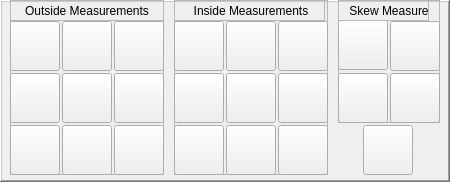
         <widget class="QFrame" name="frame_measured_values">
          <property name="geometry">
           <rect>
            <x>0</x>
            <y>0</y>
            <width>450</width>
            <height>182</height>
           </rect>
          </property>
          <property name="frameShape">
           <enum>QFrame::WinPanel</enum>
          </property>
          <property name="frameShadow">
           <enum>QFrame::Raised</enum>
          </property>
          <widget class="QFrame" name="frame_outside_measure">
           <property name="geometry">
            <rect>
             <x>10</x>
             <y>0</y>
             <width>154</width>
             <height>175</height>
            </rect>
           </property>
           <property name="frameShape">
            <enum>QFrame::StyledPanel</enum>
           </property>
           <property name="frameShadow">
            <enum>QFrame::Raised</enum>
           </property>
           <widget class="PushButton" name="pbtn_outside_xpyp">
            <property name="geometry">
             <rect>
              <x>0</x>
              <y>125</y>
              <width>50</width>
              <height>50</height>
             </rect>
            </property>
            <property name="text">
             <string/>
            </property>
            <property name="icon">
             <iconset>
              <normaloff>../x1Probing/x1Probe_icons/outside_7.png</normaloff>../x1Probing/x1Probe_icons/outside_7.png</iconset>
            </property>
            <property name="iconSize">
             <size>
              <width>48</width>
              <height>48</height>
             </size>
            </property>
            <property name="checkable">
             <bool>false</bool>
            </property>
            <property name="checked">
             <bool>false</bool>
            </property>
            <property name="indicator_option" stdset="0">
             <bool>false</bool>
            </property>
           </widget>
           <widget class="PushButton" name="pbtn_outside_xpym">
            <property name="geometry">
             <rect>
              <x>0</x>
              <y>21</y>
              <width>50</width>
              <height>50</height>
             </rect>
            </property>
            <property name="text">
             <string/>
            </property>
            <property name="icon">
             <iconset>
              <normaloff>../x1Probing/x1Probe_icons/outside_1.png</normaloff>../x1Probing/x1Probe_icons/outside_1.png</iconset>
            </property>
            <property name="iconSize">
             <size>
              <width>48</width>
              <height>48</height>
             </size>
            </property>
            <property name="checkable">
             <bool>false</bool>
            </property>
            <property name="checked">
             <bool>false</bool>
            </property>
            <property name="indicator_option" stdset="0">
             <bool>false</bool>
            </property>
           </widget>
           <widget class="PushButton" name="pbtn_outside_xp">
            <property name="geometry">
             <rect>
              <x>0</x>
              <y>73</y>
              <width>50</width>
              <height>50</height>
             </rect>
            </property>
            <property name="text">
             <string/>
            </property>
            <property name="icon">
             <iconset>
              <normaloff>../x1Probing/x1Probe_icons/outside_4.png</normaloff>../x1Probing/x1Probe_icons/outside_4.png</iconset>
            </property>
            <property name="iconSize">
             <size>
              <width>48</width>
              <height>48</height>
             </size>
            </property>
            <property name="checkable">
             <bool>false</bool>
            </property>
            <property name="checked">
             <bool>false</bool>
            </property>
            <property name="indicator_option" stdset="0">
             <bool>false</bool>
            </property>
           </widget>
           <widget class="PushButton" name="pbtn_outside_yp">
            <property name="geometry">
             <rect>
              <x>52</x>
              <y>125</y>
              <width>50</width>
              <height>50</height>
             </rect>
            </property>
            <property name="text">
             <string/>
            </property>
            <property name="icon">
             <iconset>
              <normaloff>../x1Probing/x1Probe_icons/outside_8.png</normaloff>../x1Probing/x1Probe_icons/outside_8.png</iconset>
            </property>
            <property name="iconSize">
             <size>
              <width>48</width>
              <height>48</height>
             </size>
            </property>
            <property name="checkable">
             <bool>false</bool>
            </property>
            <property name="checked">
             <bool>false</bool>
            </property>
            <property name="indicator_option" stdset="0">
             <bool>false</bool>
            </property>
           </widget>
           <widget class="PushButton" name="pbtn_outside_ym">
            <property name="geometry">
             <rect>
              <x>52</x>
              <y>21</y>
              <width>50</width>
              <height>50</height>
             </rect>
            </property>
            <property name="text">
             <string/>
            </property>
            <property name="icon">
             <iconset>
              <normaloff>../x1Probing/x1Probe_icons/outside_2.png</normaloff>../x1Probing/x1Probe_icons/outside_2.png</iconset>
            </property>
            <property name="iconSize">
             <size>
              <width>48</width>
              <height>48</height>
             </size>
            </property>
            <property name="checkable">
             <bool>false</bool>
            </property>
            <property name="checked">
             <bool>false</bool>
            </property>
            <property name="indicator_option" stdset="0">
             <bool>false</bool>
            </property>
           </widget>
           <widget class="PushButton" name="pbtn_outside_center">
            <property name="geometry">
             <rect>
              <x>52</x>
              <y>73</y>
              <width>50</width>
              <height>50</height>
             </rect>
            </property>
            <property name="font">
             <font>
              <pointsize>8</pointsize>
             </font>
            </property>
            <property name="text">
             <string/>
            </property>
            <property name="icon">
             <iconset>
              <normaloff>../x1Probing/x1Probe_icons/outside_5.png</normaloff>../x1Probing/x1Probe_icons/outside_5.png</iconset>
            </property>
            <property name="iconSize">
             <size>
              <width>48</width>
              <height>48</height>
             </size>
            </property>
            <property name="checkable">
             <bool>false</bool>
            </property>
            <property name="checked">
             <bool>false</bool>
            </property>
            <property name="indicator_option" stdset="0">
             <bool>false</bool>
            </property>
           </widget>
           <widget class="PushButton" name="pbtn_outside_xmyp">
            <property name="geometry">
             <rect>
              <x>104</x>
              <y>125</y>
              <width>50</width>
              <height>50</height>
             </rect>
            </property>
            <property name="text">
             <string/>
            </property>
            <property name="icon">
             <iconset>
              <normaloff>../x1Probing/x1Probe_icons/outside_9.png</normaloff>../x1Probing/x1Probe_icons/outside_9.png</iconset>
            </property>
            <property name="iconSize">
             <size>
              <width>48</width>
              <height>48</height>
             </size>
            </property>
            <property name="checkable">
             <bool>false</bool>
            </property>
            <property name="checked">
             <bool>false</bool>
            </property>
            <property name="indicator_option" stdset="0">
             <bool>false</bool>
            </property>
           </widget>
           <widget class="PushButton" name="pbtn_outside_xmym">
            <property name="geometry">
             <rect>
              <x>104</x>
              <y>21</y>
              <width>50</width>
              <height>50</height>
             </rect>
            </property>
            <property name="text">
             <string/>
            </property>
            <property name="icon">
             <iconset>
              <normaloff>../x1Probing/x1Probe_icons/outside_3.png</normaloff>../x1Probing/x1Probe_icons/outside_3.png</iconset>
            </property>
            <property name="iconSize">
             <size>
              <width>48</width>
              <height>48</height>
             </size>
            </property>
            <property name="checkable">
             <bool>false</bool>
            </property>
            <property name="checked">
             <bool>false</bool>
            </property>
            <property name="indicator_option" stdset="0">
             <bool>false</bool>
            </property>
           </widget>
           <widget class="PushButton" name="pbtn_outside_xm">
            <property name="geometry">
             <rect>
              <x>104</x>
              <y>73</y>
              <width>50</width>
              <height>50</height>
             </rect>
            </property>
            <property name="text">
             <string/>
            </property>
            <property name="icon">
             <iconset>
              <normaloff>../x1Probing/x1Probe_icons/outside_6.png</normaloff>../x1Probing/x1Probe_icons/outside_6.png</iconset>
            </property>
            <property name="iconSize">
             <size>
              <width>48</width>
              <height>48</height>
             </size>
            </property>
            <property name="checkable">
             <bool>false</bool>
            </property>
            <property name="checked">
             <bool>false</bool>
            </property>
            <property name="indicator_option" stdset="0">
             <bool>false</bool>
            </property>
           </widget>
           <widget class="QFrame" name="frame_outside_label">
            <property name="geometry">
             <rect>
              <x>0</x>
              <y>0</y>
              <width>154</width>
              <height>21</height>
             </rect>
            </property>
            <property name="frameShape">
             <enum>QFrame::StyledPanel</enum>
            </property>
            <property name="frameShadow">
             <enum>QFrame::Raised</enum>
            </property>
            <widget class="QLabel" name="label_outside_measure">
             <property name="geometry">
              <rect>
               <x>0</x>
               <y>0</y>
               <width>154</width>
               <height>21</height>
              </rect>
             </property>
             <property name="text">
              <string>Outside Measurements</string>
             </property>
             <property name="alignment">
              <set>Qt::AlignCenter</set>
             </property>
            </widget>
           </widget>
          </widget>
          <widget class="QFrame" name="frame_skewed">
           <property name="geometry">
            <rect>
             <x>338</x>
             <y>0</y>
             <width>102</width>
             <height>123</height>
            </rect>
           </property>
           <property name="frameShape">
            <enum>QFrame::StyledPanel</enum>
           </property>
           <property name="frameShadow">
            <enum>QFrame::Raised</enum>
           </property>
           <widget class="PushButton" name="pbtn_skew_xp">
            <property name="geometry">
             <rect>
              <x>0</x>
              <y>20</y>
              <width>50</width>
              <height>50</height>
             </rect>
            </property>
            <property name="text">
             <string/>
            </property>
            <property name="icon">
             <iconset>
              <normaloff>../x1Probing/x1Probe_icons/skew_1.png</normaloff>../x1Probing/x1Probe_icons/skew_1.png</iconset>
            </property>
            <property name="iconSize">
             <size>
              <width>48</width>
              <height>48</height>
             </size>
            </property>
            <property name="checkable">
             <bool>false</bool>
            </property>
            <property name="checked">
             <bool>false</bool>
            </property>
            <property name="indicator_option" stdset="0">
             <bool>false</bool>
            </property>
           </widget>
           <widget class="PushButton" name="pbtn_skew_yp">
            <property name="geometry">
             <rect>
              <x>0</x>
              <y>73</y>
              <width>50</width>
              <height>50</height>
             </rect>
            </property>
            <property name="text">
             <string/>
            </property>
            <property name="icon">
             <iconset>
              <normaloff>../x1Probing/x1Probe_icons/skew_3.png</normaloff>../x1Probing/x1Probe_icons/skew_3.png</iconset>
            </property>
            <property name="iconSize">
             <size>
              <width>48</width>
              <height>48</height>
             </size>
            </property>
            <property name="checkable">
             <bool>false</bool>
            </property>
            <property name="checked">
             <bool>false</bool>
            </property>
            <property name="indicator_option" stdset="0">
             <bool>false</bool>
            </property>
           </widget>
           <widget class="PushButton" name="pbtn_skew_ym">
            <property name="geometry">
             <rect>
              <x>52</x>
              <y>21</y>
              <width>50</width>
              <height>50</height>
             </rect>
            </property>
            <property name="text">
             <string/>
            </property>
            <property name="icon">
             <iconset>
              <normaloff>../x1Probing/x1Probe_icons/skew_2.png</normaloff>../x1Probing/x1Probe_icons/skew_2.png</iconset>
            </property>
            <property name="iconSize">
             <size>
              <width>48</width>
              <height>48</height>
             </size>
            </property>
            <property name="checkable">
             <bool>false</bool>
            </property>
            <property name="checked">
             <bool>false</bool>
            </property>
            <property name="indicator_option" stdset="0">
             <bool>false</bool>
            </property>
           </widget>
           <widget class="PushButton" name="pbtn_skew_xm">
            <property name="geometry">
             <rect>
              <x>52</x>
              <y>73</y>
              <width>50</width>
              <height>50</height>
             </rect>
            </property>
            <property name="text">
             <string/>
            </property>
            <property name="icon">
             <iconset>
              <normaloff>../x1Probing/x1Probe_icons/skew_4-.png</normaloff>../x1Probing/x1Probe_icons/skew_4-.png</iconset>
            </property>
            <property name="iconSize">
             <size>
              <width>48</width>
              <height>48</height>
             </size>
            </property>
            <property name="checkable">
             <bool>false</bool>
            </property>
            <property name="checked">
             <bool>false</bool>
            </property>
            <property name="indicator_option" stdset="0">
             <bool>false</bool>
            </property>
           </widget>
           <widget class="QFrame" name="frame_skewed_label">
            <property name="geometry">
             <rect>
              <x>0</x>
              <y>0</y>
              <width>91</width>
              <height>21</height>
             </rect>
            </property>
            <property name="frameShape">
             <enum>QFrame::StyledPanel</enum>
            </property>
            <property name="frameShadow">
             <enum>QFrame::Raised</enum>
            </property>
            <widget class="QLabel" name="label_skewed_label">
             <property name="geometry">
              <rect>
               <x>0</x>
               <y>0</y>
               <width>102</width>
               <height>21</height>
              </rect>
             </property>
             <property name="text">
              <string>Skew Measure</string>
             </property>
             <property name="alignment">
              <set>Qt::AlignCenter</set>
             </property>
            </widget>
           </widget>
          </widget>
          <widget class="QFrame" name="frame_inside_measure">
           <property name="geometry">
            <rect>
             <x>174</x>
             <y>0</y>
             <width>154</width>
             <height>175</height>
            </rect>
           </property>
           <property name="frameShape">
            <enum>QFrame::StyledPanel</enum>
           </property>
           <property name="frameShadow">
            <enum>QFrame::Raised</enum>
           </property>
           <widget class="PushButton" name="pbtn_inside_xmym">
            <property name="geometry">
             <rect>
              <x>0</x>
              <y>125</y>
              <width>50</width>
              <height>50</height>
             </rect>
            </property>
            <property name="text">
             <string/>
            </property>
            <property name="icon">
             <iconset>
              <normaloff>../x1Probing/x1Probe_icons/inside_7.png</normaloff>../x1Probing/x1Probe_icons/inside_7.png</iconset>
            </property>
            <property name="iconSize">
             <size>
              <width>48</width>
              <height>48</height>
             </size>
            </property>
            <property name="checkable">
             <bool>false</bool>
            </property>
            <property name="checked">
             <bool>false</bool>
            </property>
            <property name="indicator_option" stdset="0">
             <bool>false</bool>
            </property>
           </widget>
           <widget class="PushButton" name="pbtn_inside_xmyp">
            <property name="geometry">
             <rect>
              <x>0</x>
              <y>21</y>
              <width>50</width>
              <height>50</height>
             </rect>
            </property>
            <property name="text">
             <string/>
            </property>
            <property name="icon">
             <iconset>
              <normaloff>../x1Probing/x1Probe_icons/inside_1.png</normaloff>../x1Probing/x1Probe_icons/inside_1.png</iconset>
            </property>
            <property name="iconSize">
             <size>
              <width>48</width>
              <height>48</height>
             </size>
            </property>
            <property name="checkable">
             <bool>false</bool>
            </property>
            <property name="checked">
             <bool>false</bool>
            </property>
            <property name="indicator_option" stdset="0">
             <bool>false</bool>
            </property>
           </widget>
           <widget class="PushButton" name="pbtn_inside_xm">
            <property name="geometry">
             <rect>
              <x>0</x>
              <y>73</y>
              <width>50</width>
              <height>50</height>
             </rect>
            </property>
            <property name="text">
             <string/>
            </property>
            <property name="icon">
             <iconset>
              <normaloff>../x1Probing/x1Probe_icons/inside_4-.png</normaloff>../x1Probing/x1Probe_icons/inside_4-.png</iconset>
            </property>
            <property name="iconSize">
             <size>
              <width>48</width>
              <height>48</height>
             </size>
            </property>
            <property name="checkable">
             <bool>false</bool>
            </property>
            <property name="checked">
             <bool>false</bool>
            </property>
            <property name="indicator_option" stdset="0">
             <bool>false</bool>
            </property>
           </widget>
           <widget class="PushButton" name="pbtn_inside_ym">
            <property name="geometry">
             <rect>
              <x>52</x>
              <y>125</y>
              <width>50</width>
              <height>50</height>
             </rect>
            </property>
            <property name="text">
             <string/>
            </property>
            <property name="icon">
             <iconset>
              <normaloff>../x1Probing/x1Probe_icons/inside_8.png</normaloff>../x1Probing/x1Probe_icons/inside_8.png</iconset>
            </property>
            <property name="iconSize">
             <size>
              <width>48</width>
              <height>48</height>
             </size>
            </property>
            <property name="checkable">
             <bool>false</bool>
            </property>
            <property name="checked">
             <bool>false</bool>
            </property>
            <property name="indicator_option" stdset="0">
             <bool>false</bool>
            </property>
           </widget>
           <widget class="PushButton" name="pbtn_inside_yp">
            <property name="geometry">
             <rect>
              <x>52</x>
              <y>21</y>
              <width>50</width>
              <height>50</height>
             </rect>
            </property>
            <property name="text">
             <string/>
            </property>
            <property name="icon">
             <iconset>
              <normaloff>../x1Probing/x1Probe_icons/inside_2.png</normaloff>../x1Probing/x1Probe_icons/inside_2.png</iconset>
            </property>
            <property name="iconSize">
             <size>
              <width>48</width>
              <height>48</height>
             </size>
            </property>
            <property name="checkable">
             <bool>false</bool>
            </property>
            <property name="checked">
             <bool>false</bool>
            </property>
            <property name="indicator_option" stdset="0">
             <bool>false</bool>
            </property>
           </widget>
           <widget class="PushButton" name="pbtn_inside_xy_hole">
            <property name="geometry">
             <rect>
              <x>52</x>
              <y>73</y>
              <width>50</width>
              <height>50</height>
             </rect>
            </property>
            <property name="font">
             <font>
              <pointsize>8</pointsize>
             </font>
            </property>
            <property name="text">
             <string/>
            </property>
            <property name="icon">
             <iconset>
              <normaloff>../x1Probing/x1Probe_icons/inside_5.png</normaloff>../x1Probing/x1Probe_icons/inside_5.png</iconset>
            </property>
            <property name="iconSize">
             <size>
              <width>48</width>
              <height>48</height>
             </size>
            </property>
            <property name="checkable">
             <bool>false</bool>
            </property>
            <property name="checked">
             <bool>false</bool>
            </property>
            <property name="indicator_option" stdset="0">
             <bool>false</bool>
            </property>
           </widget>
           <widget class="PushButton" name="pbtn_inside_xpym">
            <property name="geometry">
             <rect>
              <x>104</x>
              <y>125</y>
              <width>50</width>
              <height>50</height>
             </rect>
            </property>
            <property name="text">
             <string/>
            </property>
            <property name="icon">
             <iconset>
              <normaloff>../x1Probing/x1Probe_icons/inside_9.png</normaloff>../x1Probing/x1Probe_icons/inside_9.png</iconset>
            </property>
            <property name="iconSize">
             <size>
              <width>48</width>
              <height>48</height>
             </size>
            </property>
            <property name="checkable">
             <bool>false</bool>
            </property>
            <property name="checked">
             <bool>false</bool>
            </property>
            <property name="indicator_option" stdset="0">
             <bool>false</bool>
            </property>
           </widget>
           <widget class="PushButton" name="pbtn_inside_xpyp">
            <property name="geometry">
             <rect>
              <x>104</x>
              <y>21</y>
              <width>50</width>
              <height>50</height>
             </rect>
            </property>
            <property name="text">
             <string/>
            </property>
            <property name="icon">
             <iconset>
              <normaloff>../x1Probing/x1Probe_icons/inside_3.png</normaloff>../x1Probing/x1Probe_icons/inside_3.png</iconset>
            </property>
            <property name="iconSize">
             <size>
              <width>48</width>
              <height>48</height>
             </size>
            </property>
            <property name="checkable">
             <bool>false</bool>
            </property>
            <property name="checked">
             <bool>false</bool>
            </property>
            <property name="indicator_option" stdset="0">
             <bool>false</bool>
            </property>
           </widget>
           <widget class="PushButton" name="pbtn_inside_xp">
            <property name="geometry">
             <rect>
              <x>104</x>
              <y>73</y>
              <width>50</width>
              <height>50</height>
             </rect>
            </property>
            <property name="text">
             <string/>
            </property>
            <property name="icon">
             <iconset>
              <normaloff>../x1Probing/x1Probe_icons/inside_6.png</normaloff>../x1Probing/x1Probe_icons/inside_6.png</iconset>
            </property>
            <property name="iconSize">
             <size>
              <width>48</width>
              <height>48</height>
             </size>
            </property>
            <property name="checkable">
             <bool>false</bool>
            </property>
            <property name="checked">
             <bool>false</bool>
            </property>
            <property name="indicator_option" stdset="0">
             <bool>false</bool>
            </property>
           </widget>
           <widget class="QFrame" name="frame_inside_label">
            <property name="geometry">
             <rect>
              <x>0</x>
              <y>0</y>
              <width>151</width>
              <height>21</height>
             </rect>
            </property>
            <property name="frameShape">
             <enum>QFrame::StyledPanel</enum>
            </property>
            <property name="frameShadow">
             <enum>QFrame::Raised</enum>
            </property>
            <widget class="QLabel" name="label_inside_measure">
             <property name="geometry">
              <rect>
               <x>0</x>
               <y>0</y>
               <width>154</width>
               <height>21</height>
              </rect>
             </property>
             <property name="text">
              <string>Inside Measurements</string>
             </property>
             <property name="alignment">
              <set>Qt::AlignCenter</set>
             </property>
            </widget>
           </widget>
          </widget>
          <widget class="PushButton" name="pbtn_down">
           <property name="geometry">
            <rect>
             <x>363</x>
             <y>125</y>
             <width>50</width>
             <height>50</height>
            </rect>
           </property>
           <property name="text">
            <string/>
           </property>
           <property name="icon">
            <iconset>
             <normaloff>../x1Probing/x1Probe_icons/down.png</normaloff>../x1Probing/x1Probe_icons/down.png</iconset>
           </property>
           <property name="iconSize">
            <size>
             <width>48</width>
             <height>48</height>
            </size>
           </property>
           <property name="checkable">
            <bool>false</bool>
           </property>
           <property name="checked">
            <bool>false</bool>
           </property>
           <property name="indicator_option" stdset="0">
            <bool>false</bool>
           </property>
          </widget>
         </widget>
